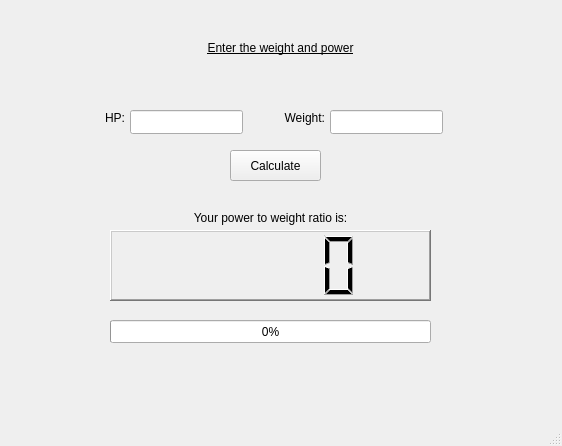
<?xml version="1.0" encoding="UTF-8"?>
<ui version="4.0">
 <class>MainWindow</class>
 <widget class="QMainWindow" name="MainWindow">
  <property name="geometry">
   <rect>
    <x>0</x>
    <y>0</y>
    <width>562</width>
    <height>446</height>
   </rect>
  </property>
  <property name="windowTitle">
   <string>Power to weight</string>
  </property>
  <widget class="QWidget" name="centralwidget">
   <widget class="QLabel" name="label">
    <property name="geometry">
     <rect>
      <x>170</x>
      <y>40</y>
      <width>221</width>
      <height>16</height>
     </rect>
    </property>
    <property name="font">
     <font>
      <underline>true</underline>
     </font>
    </property>
    <property name="text">
     <string>Enter the weight and power</string>
    </property>
    <property name="alignment">
     <set>Qt::AlignCenter</set>
    </property>
   </widget>
   <widget class="QLineEdit" name="hpTxt">
    <property name="geometry">
     <rect>
      <x>130</x>
      <y>110</y>
      <width>113</width>
      <height>24</height>
     </rect>
    </property>
   </widget>
   <widget class="QLabel" name="label_2">
    <property name="geometry">
     <rect>
      <x>70</x>
      <y>110</y>
      <width>55</width>
      <height>16</height>
     </rect>
    </property>
    <property name="text">
     <string>HP:</string>
    </property>
    <property name="alignment">
     <set>Qt::AlignRight|Qt::AlignTrailing|Qt::AlignVCenter</set>
    </property>
   </widget>
   <widget class="QLineEdit" name="wtTxt">
    <property name="geometry">
     <rect>
      <x>330</x>
      <y>110</y>
      <width>113</width>
      <height>24</height>
     </rect>
    </property>
    <property name="inputMethodHints">
     <set>Qt::ImhNone</set>
    </property>
   </widget>
   <widget class="QLabel" name="label_3">
    <property name="geometry">
     <rect>
      <x>270</x>
      <y>110</y>
      <width>55</width>
      <height>16</height>
     </rect>
    </property>
    <property name="text">
     <string>Weight:</string>
    </property>
    <property name="alignment">
     <set>Qt::AlignRight|Qt::AlignTrailing|Qt::AlignVCenter</set>
    </property>
   </widget>
   <widget class="QLCDNumber" name="lcdNumber">
    <property name="geometry">
     <rect>
      <x>110</x>
      <y>230</y>
      <width>321</width>
      <height>71</height>
     </rect>
    </property>
    <property name="frameShape">
     <enum>QFrame::WinPanel</enum>
    </property>
    <property name="frameShadow">
     <enum>QFrame::Raised</enum>
    </property>
    <property name="lineWidth">
     <number>2</number>
    </property>
    <property name="midLineWidth">
     <number>1</number>
    </property>
    <property name="intValue" stdset="0">
     <number>0</number>
    </property>
   </widget>
   <widget class="QPushButton" name="pushButton">
    <property name="geometry">
     <rect>
      <x>230</x>
      <y>150</y>
      <width>91</width>
      <height>31</height>
     </rect>
    </property>
    <property name="text">
     <string>Calculate</string>
    </property>
   </widget>
   <widget class="QLabel" name="label_4">
    <property name="geometry">
     <rect>
      <x>160</x>
      <y>210</y>
      <width>221</width>
      <height>16</height>
     </rect>
    </property>
    <property name="text">
     <string>Your power to weight ratio is:</string>
    </property>
    <property name="alignment">
     <set>Qt::AlignCenter</set>
    </property>
   </widget>
   <widget class="QProgressBar" name="progressBar">
    <property name="enabled">
     <bool>true</bool>
    </property>
    <property name="geometry">
     <rect>
      <x>110</x>
      <y>320</y>
      <width>321</width>
      <height>23</height>
     </rect>
    </property>
    <property name="autoFillBackground">
     <bool>false</bool>
    </property>
    <property name="value">
     <number>0</number>
    </property>
    <property name="textVisible">
     <bool>true</bool>
    </property>
   </widget>
   <widget class="QLabel" name="errTxt">
    <property name="geometry">
     <rect>
      <x>110</x>
      <y>80</y>
      <width>331</width>
      <height>20</height>
     </rect>
    </property>
    <property name="font">
     <font>
      <weight>75</weight>
      <italic>true</italic>
      <bold>true</bold>
     </font>
    </property>
    <property name="text">
     <string/>
    </property>
    <property name="alignment">
     <set>Qt::AlignCenter</set>
    </property>
   </widget>
  </widget>
  <widget class="QMenuBar" name="menubar">
   <property name="geometry">
    <rect>
     <x>0</x>
     <y>0</y>
     <width>562</width>
     <height>25</height>
    </rect>
   </property>
  </widget>
  <widget class="QStatusBar" name="statusbar"/>
 </widget>
 <resources/>
 <connections/>
</ui>
